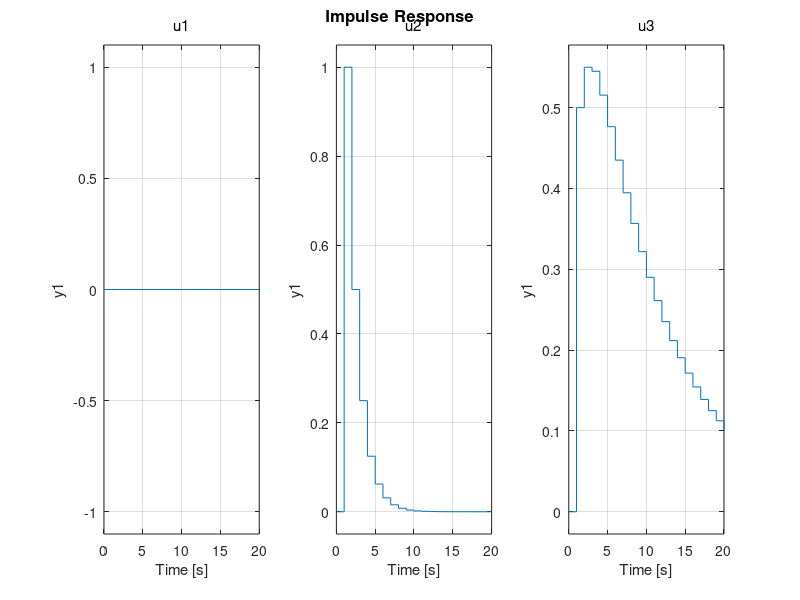

This chart was generated by the following MATLAB code:
clear
clc
cd '/Users/frankdemacbookpro/Dropbox/SSE_yr2/QMMII/hw3'
% Yifan Lyu, QMM II, PS3, Kalman Filter

% define matrix
A = [0.5 0.2;...
      0 0.9];
B = [0;0];
G = [1 0;...
     0 0.5];


C = [1 1];
D = 0;
H = 0;


Q = eye(2); % process noise covariance
R = 2;      % sensor noise covariance

Ts = -1;
sys = ss(A,[B G],C,D,Ts); 


%[kalmf,K,P] = kalman(sys,Q,R)

Tfinal = 20;
impulse(sys,Tfinal)
saveas(gcf,'IRF1.png')


%impulse(sys,Tfinal)
%saveas(gcf,'IRF1.png')
%[kalmf,K,P,Mx,Z] = kalman(sys,Q,R)

% K: Kalman Gain
% P: Error variance matrix
% Verify:

%K_2 = P*C'*(C*P*C' + 2)^(-1)


